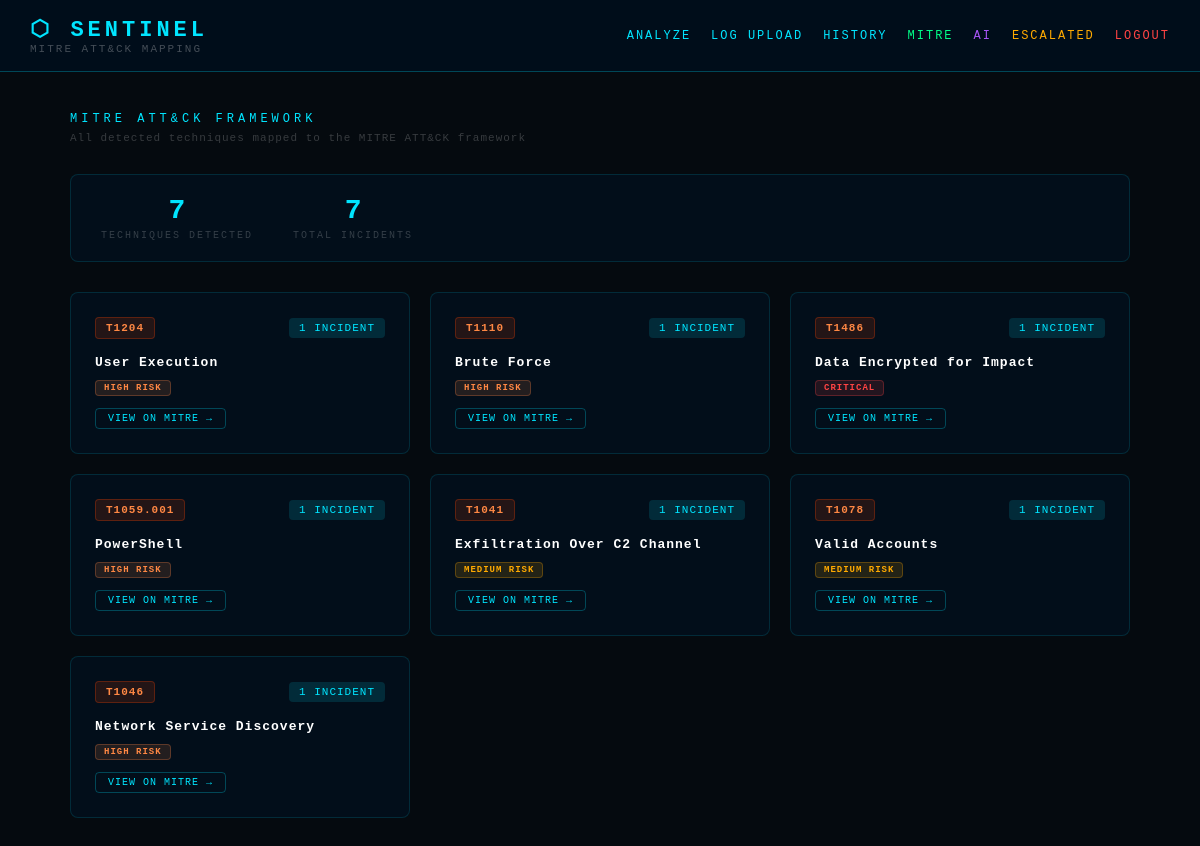
The page /mitre (signed in) on the database its author committed.
### app.py (models this page shows)
class Incident(db.Model):
    id = db.Column(db.Integer, primary_key=True)
    timestamp = db.Column(db.String(100))
    alert = db.Column(db.String(500))
    severity = db.Column(db.String(50))
    analysis = db.Column(db.String(200))
    ip = db.Column(db.String(50))
    country = db.Column(db.String(10))
    isp = db.Column(db.String(200))
    score = db.Column(db.Integer)
    verdict = db.Column(db.String(200))
    analyst = db.Column(db.String(50))
    false_positive = db.Column(db.Boolean, default=False)
    fp_reason = db.Column(db.String(300))
    escalated = db.Column(db.Boolean, default=False)
    escalation_notes = db.Column(db.String(500))
    escalation_priority = db.Column(db.String(20))
    escalated_at = db.Column(db.String(100))
    source = db.Column(db.String(50), default="manual")
    mitre_id = db.Column(db.String(50))
    mitre_name = db.Column(db.String(200))

### app.py (the view)
@app.route("/mitre")
@login_required
def mitre():
    incidents = Incident.query.filter(Incident.mitre_id != None).all()
    mitre_stats = {}
    for inc in incidents:
        if inc.mitre_id:
            if inc.mitre_id not in mitre_stats:
                mitre_stats[inc.mitre_id] = {
                    "id": inc.mitre_id,
                    "name": inc.mitre_name,
                    "count": 0,
                    "severities": []
                }
            mitre_stats[inc.mitre_id]["count"] += 1
            mitre_stats[inc.mitre_id]["severities"].append(inc.severity)
    return render_template("mitre.html",
                           mitre_stats=mitre_stats,
                           analyst=session["analyst"],
                           fullname=session["fullname"])

### app.py (called while the page is built)
def login_required(f):
    @wraps(f)
    def decorated(*args, **kwargs):
        if "analyst" not in session:
            return redirect(url_for("login"))
        return f(*args, **kwargs)
    return decorated

### templates/mitre.html (shortened to what this page needs)
<!DOCTYPE html>
<html lang="en">
<head>
</head>
<body>
<header>
    <div>
        <div class="logo">⬡ SENTINEL</div>
        <div class="subtitle">MITRE ATT&CK MAPPING</div>
    </div>
    <nav>
        <a href="/">ANALYZE</a>
        <a href="/upload_log">LOG UPLOAD</a>
        <a href="/history">HISTORY</a>
        <a href="/mitre" style="color:#00ff88;">MITRE</a>
        <a href="/ai_assistant" style="color:#a855f7;">AI</a>
        <a href="/escalated" style="color:#ffaa00;">ESCALATED</a>
        <a href="/logout" style="color:#ff4444;">LOGOUT</a>
    </nav>
</header>
<div class="container">
    <div class="page-title">MITRE ATT&CK FRAMEWORK</div>
    <div class="page-sub">All detected techniques mapped to the MITRE ATT&CK framework</div>
    <div class="stats-bar">
        <div class="stat-item">
            <div class="stat-number">{{ mitre_stats|length }}</div>
            <div class="stat-label">TECHNIQUES DETECTED</div>
        </div>
        <div class="stat-item">
            <div class="stat-number">
                {{ mitre_stats.values()|sum(attribute='count') }}
            </div>
            <div class="stat-label">TOTAL INCIDENTS</div>
        </div>
    </div>
    {% if mitre_stats %}
    <div class="mitre-grid">
        {% for tid, data in mitre_stats.items() %}
        <div class="mitre-card">
            <div class="mitre-top">
                <span class="mitre-id">{{ data.id }}</span>
                <span class="mitre-count">{{ data.count }} INCIDENT{{ 's' if data.count > 1 else '' }}</span>
            </div>
            <div class="mitre-name">{{ data.name }}</div>
            <div class="severity-row">
                {% for sev in data.severities %}
                <span class="sev-badge sev-{{ sev.replace(' RISK','').replace(' ','_') }}">
                    {{ sev }}
                </span>
                {% endfor %}
            </div>
            <a class="mitre-link"
               href="https://attack.mitre.org/techniques/{{ data.id.replace('.','/')}}/"
               target="_blank">
                VIEW ON MITRE →
            </a>
        </div>
        {% endfor %}
    </div>
    {% else %}
    <div class="empty-state">
        <h2>NO MITRE TECHNIQUES DETECTED YET</h2>
        <p>Analyze some alerts or upload a log file to see ATT&CK mapping here</p>
    </div>
    {% endif %}
</div>
</body>
</html>

### templates/mitre.html (style rules this page uses)
* { margin: 0; padding: 0; box-sizing: border-box; }
body { background: #050a0f; color: #c8d8e8; font-family: 'Courier New', monospace; min-height: 100vh; }
header { background: #000d1a; border-bottom: 1px solid #00e5ff44; padding: 16px 30px; display: flex; align-items: center; gap: 16px; }
.logo { color: #00e5ff; font-size: 22px; font-weight: bold; letter-spacing: 4px; }
.subtitle { color: #ffffff44; font-size: 11px; letter-spacing: 2px; }
nav { margin-left: auto; display: flex; gap: 20px; align-items: center; }
nav a { color: #00e5ff; text-decoration: none; font-size: 12px; letter-spacing: 2px; }
.container { max-width: 1100px; margin: 40px auto; padding: 0 20px; }
.page-title { color: #00e5ff; font-size: 12px; letter-spacing: 4px; margin-bottom: 6px; }
.page-sub { color: #ffffff33; font-size: 11px; letter-spacing: 1px; margin-bottom: 30px; }
.mitre-grid { display: grid; grid-template-columns: repeat(auto-fill, minmax(300px, 1fr)); gap: 20px; margin-bottom: 40px; }
.mitre-card { background: #020e1a; border: 1px solid #00e5ff22; border-radius: 8px; padding: 24px; transition: all 0.2s; }
.mitre-top { display: flex; align-items: center; justify-content: space-between; margin-bottom: 16px; }
.mitre-id { background: #ff440022; border: 1px solid #ff440044; color: #ff8844; border-radius: 4px; padding: 4px 10px; font-size: 11px; font-weight: bold; letter-spacing: 1px; }
.mitre-count { background: #00e5ff22; color: #00e5ff; border-radius: 4px; padding: 4px 10px; font-size: 11px; letter-spacing: 1px; }
.mitre-name { color: #ffffff; font-size: 13px; font-weight: bold; margin-bottom: 8px; letter-spacing: 1px; }
.mitre-link { display: inline-block; margin-top: 12px; color: #00e5ff; font-size: 10px; letter-spacing: 1px; text-decoration: none; border: 1px solid #00e5ff44; padding: 4px 12px; border-radius: 4px; }
.severity-row { display: flex; gap: 6px; flex-wrap: wrap; margin-top: 10px; }
.sev-badge { padding: 2px 8px; border-radius: 4px; font-size: 9px; font-weight: bold; letter-spacing: 1px; }
.sev-CRITICAL { background: #ff444422; color: #ff4444; border: 1px solid #ff444444; }
.sev-HIGH { background: #ff884422; color: #ff8844; border: 1px solid #ff884444; }
.sev-MEDIUM { background: #ffaa0022; color: #ffaa00; border: 1px solid #ffaa0044; }
.stats-bar { background: #020e1a; border: 1px solid #00e5ff22; border-radius: 8px; padding: 20px 30px; margin-bottom: 30px; display: flex; gap: 40px; align-items: center; }
.stat-item { text-align: center; }
.stat-number { color: #00e5ff; font-size: 28px; font-weight: bold; }
.stat-label { color: #ffffff33; font-size: 10px; letter-spacing: 2px; margin-top: 4px; }

### rows shown on the page
Incident: id "T1204", count "1", name "User Execution", severity "HIGH RISK"
Incident: id "T1110", count "1", name "Brute Force", severity "HIGH RISK"
Incident: id "T1486", count "1", name "Data Encrypted for Impact", severity "CRITICAL"
Incident: id "T1059.001", count "1", name "PowerShell", severity "HIGH RISK"
Incident: id "T1041", count "1", name "Exfiltration Over C2 Channel", severity "MEDIUM RISK"
Incident: id "T1078", count "1", name "Valid Accounts", severity "MEDIUM RISK"
Incident: id "T1046", count "1", name "Network Service Discovery", severity "HIGH RISK"

### other values the page prints
{{ mitre_stats|length }} "7"
{{ mitre_stats.values()|sum(attribute='count') }} "7"
